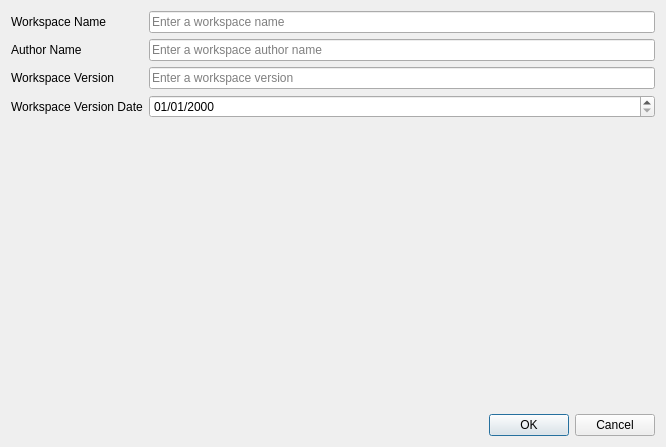
<?xml version="1.0" encoding="UTF-8"?>
<ui version="4.0">
 <class>WorkspaceCreator</class>
 <widget class="QDialog" name="WorkspaceCreator">
  <property name="geometry">
   <rect>
    <x>0</x>
    <y>0</y>
    <width>666</width>
    <height>447</height>
   </rect>
  </property>
  <property name="sizePolicy">
   <sizepolicy hsizetype="Expanding" vsizetype="Expanding">
    <horstretch>0</horstretch>
    <verstretch>0</verstretch>
   </sizepolicy>
  </property>
  <property name="windowTitle">
   <string>Dialog</string>
  </property>
  <layout class="QGridLayout" name="gridLayout_2">
   <item row="0" column="0">
    <layout class="QGridLayout" name="gridLayout">
     <item row="0" column="0">
      <widget class="QLabel" name="label">
       <property name="text">
        <string>Workspace Name</string>
       </property>
      </widget>
     </item>
     <item row="0" column="1">
      <widget class="QLineEdit" name="workspaceNameLineEdit">
       <property name="placeholderText">
        <string>Enter a workspace name</string>
       </property>
      </widget>
     </item>
     <item row="1" column="0">
      <widget class="QLabel" name="label_2">
       <property name="text">
        <string>Author Name</string>
       </property>
      </widget>
     </item>
     <item row="1" column="1">
      <widget class="QLineEdit" name="workspaceAuthorLineEdit">
       <property name="placeholderText">
        <string>Enter a workspace author name</string>
       </property>
      </widget>
     </item>
     <item row="2" column="0">
      <widget class="QLabel" name="label_3">
       <property name="text">
        <string>Workspace Version</string>
       </property>
      </widget>
     </item>
     <item row="2" column="1">
      <widget class="QLineEdit" name="workspaceVersionLineEdit">
       <property name="placeholderText">
        <string>Enter a workspace version</string>
       </property>
      </widget>
     </item>
     <item row="3" column="0">
      <widget class="QLabel" name="label_4">
       <property name="text">
        <string>Workspace Version Date</string>
       </property>
      </widget>
     </item>
     <item row="3" column="1">
      <widget class="QgsDateTimeEdit" name="mDateTimeEdit">
       <property name="displayFormat">
        <string>dd/MM/yyyy</string>
       </property>
      </widget>
     </item>
    </layout>
   </item>
   <item row="1" column="0">
    <widget class="QWidget" name="workspaceOrderedWidget" native="true">
     <property name="sizePolicy">
      <sizepolicy hsizetype="Expanding" vsizetype="Expanding">
       <horstretch>0</horstretch>
       <verstretch>0</verstretch>
      </sizepolicy>
     </property>
    </widget>
   </item>
   <item row="2" column="0">
    <widget class="QDialogButtonBox" name="buttonBox">
     <property name="orientation">
      <enum>Qt::Horizontal</enum>
     </property>
     <property name="standardButtons">
      <set>QDialogButtonBox::Cancel|QDialogButtonBox::Ok</set>
     </property>
    </widget>
   </item>
  </layout>
 </widget>
 <customwidgets>
  <customwidget>
   <class>QgsDateTimeEdit</class>
   <extends>QDateTimeEdit</extends>
   <header>qgsdatetimeedit.h</header>
  </customwidget>
 </customwidgets>
 <resources/>
 <connections>
  <connection>
   <sender>buttonBox</sender>
   <signal>accepted()</signal>
   <receiver>WorkspaceCreator</receiver>
   <slot>accept()</slot>
   <hints>
    <hint type="sourcelabel">
     <x>248</x>
     <y>254</y>
    </hint>
    <hint type="destinationlabel">
     <x>157</x>
     <y>274</y>
    </hint>
   </hints>
  </connection>
  <connection>
   <sender>buttonBox</sender>
   <signal>rejected()</signal>
   <receiver>WorkspaceCreator</receiver>
   <slot>reject()</slot>
   <hints>
    <hint type="sourcelabel">
     <x>316</x>
     <y>260</y>
    </hint>
    <hint type="destinationlabel">
     <x>286</x>
     <y>274</y>
    </hint>
   </hints>
  </connection>
 </connections>
</ui>
